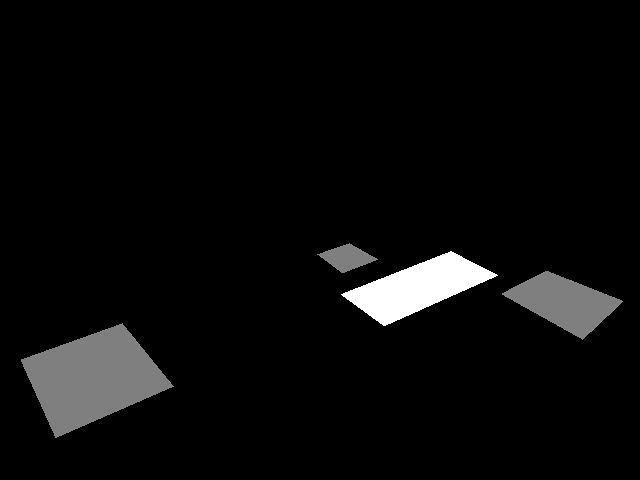
#> input picture dataset_test_pnp/masks_3classes/CH_1064983_L2T_dist5m_2024-06.png, 640 x 480 px
$ python diag.py
#> lines starting #> are read from the running program, lines starting #| are printed output that depends on the picture; after the words box and inside, x2 and y2 are one past the last pixel; in counts of white or black regions, pixels touching at a corner belong together
"""
diagnostic_masque_gt.py

Script ponctuel de diagnostic : verifie si le masque de verite
terrain contient une classe "hard_negative" (valeur 1) dont la
fusion avec la classe "chambre" (valeur 2) pourrait expliquer un
mauvais fit du gabarit (cf. cas CH_1064983_L2T).
"""

import cv2
import numpy as np

CHEMIN_MASQUE = "dataset_test_pnp/masks_3classes/CH_1064983_L2T_dist5m_2024-06.png"

mask = cv2.imread(CHEMIN_MASQUE, cv2.IMREAD_UNCHANGED)
#> mask is the input picture: shape (480, 640); min 0, max 2, mean 0.0826

if mask is None:
    print(f"ERREUR : impossible de lire le fichier {CHEMIN_MASQUE}")
    print("Verifiez que le chemin est correct (chemin relatif au dossier d'execution du script).")
else:
    if mask.ndim == 3:
        mask = mask[:, :, 0]

    print("Dimensions du masque :", mask.shape)
#| Dimensions du masque : (480, 640)
    print("Valeurs uniques presentes :", np.unique(mask))
#| Valeurs uniques presentes : [0 1 2]
    print("Nb pixels valeur 0 (fond)          :", (mask == 0).sum())
#| Nb pixels valeur 0 (fond)          : 287130
    print("Nb pixels valeur 1 (hard_negative) :", (mask == 1).sum())
#| Nb pixels valeur 1 (hard_negative) : 14759
    print("Nb pixels valeur 2 (chambre)       :", (mask == 2).sum())
#| Nb pixels valeur 2 (chambre)       : 5311
    print()

    # --- Logique ACTUELLE dans extraction_coins.py : mask_bin = (mask > 0) ---
    mask_bin_actuel = (mask > 0).astype(np.uint8) * 255
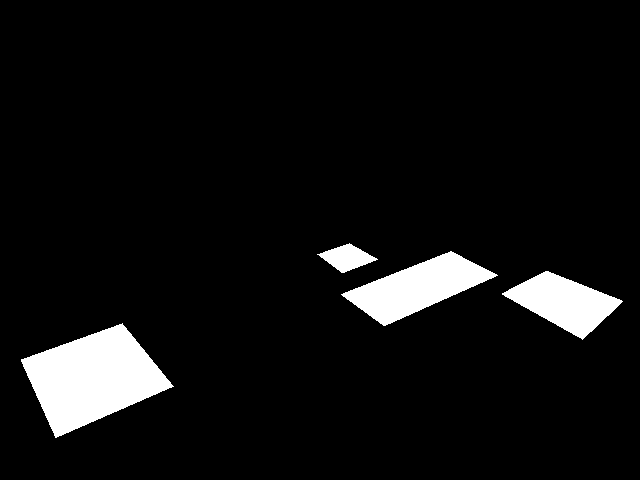
#> mask_bin_actuel: shape (480, 640); 6.5% white; 4 white regions
    contours_actuel, _ = cv2.findContours(mask_bin_actuel, cv2.RETR_EXTERNAL, cv2.CHAIN_APPROX_NONE)
#> contours_actuel = 4 contours; box (x1, y1, x2, y2) and area: (21, 323, 174, 438) 9519, (341, 251, 498, 326) 5154, (502, 271, 623, 340) 3996, (317, 243, 378, 273) 880
    print(f"[Logique ACTUELLE : mask > 0]")
    print(f"  Nombre de contours distincts trouves : {len(contours_actuel)}")
#|   Nombre de contours distincts trouves : 4
    if contours_actuel:
        plus_grand_actuel = max(contours_actuel, key=cv2.contourArea)
#> plus_grand_actuel = contour of 360 points, box (x1, y1, x2, y2) (21, 323, 174, 438), area 9519
        print(f"  Aire du plus grand contour : {cv2.contourArea(plus_grand_actuel):.0f} px^2")
#|   Aire du plus grand contour : 9519 px^2
        x, y, w, h = cv2.boundingRect(plus_grand_actuel)
#> x = 21; y = 323; w = 153; h = 115
        print(f"  Boite englobante : x={x}, y={y}, largeur={w}, hauteur={h}")
#|   Boite englobante : x=21, y=323, largeur=153, hauteur=115
    print()

    # --- Logique ALTERNATIVE proposee : mask_bin = (mask == 2), classe "chambre" seule ---
    mask_bin_chambre = (mask == 2).astype(np.uint8) * 255
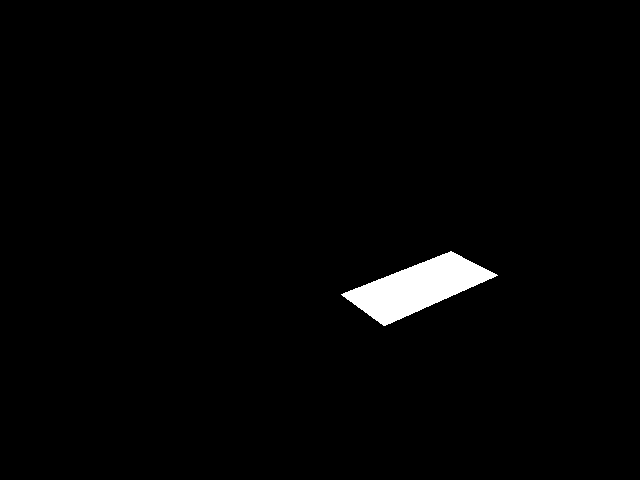
#> mask_bin_chambre: shape (480, 640); 1.7% white; 1 white region
    contours_chambre, _ = cv2.findContours(mask_bin_chambre, cv2.RETR_EXTERNAL, cv2.CHAIN_APPROX_NONE)
#> contours_chambre = 1 contour; box (x1, y1, x2, y2) and area: (341, 251, 498, 326) 5154
    print(f"[Logique ALTERNATIVE : mask == 2 (chambre uniquement)]")
    print(f"  Nombre de contours distincts trouves : {len(contours_chambre)}")
#|   Nombre de contours distincts trouves : 1
    if contours_chambre:
        plus_grand_chambre = max(contours_chambre, key=cv2.contourArea)
#> plus_grand_chambre = contour of 312 points, box (x1, y1, x2, y2) (341, 251, 498, 326), area 5154
        print(f"  Aire du plus grand contour : {cv2.contourArea(plus_grand_chambre):.0f} px^2")
#|   Aire du plus grand contour : 5154 px^2
        x2, y2, w2, h2 = cv2.boundingRect(plus_grand_chambre)
#> x2 = 341; y2 = 251; w2 = 157; h2 = 75
        print(f"  Boite englobante : x={x2}, y={y2}, largeur={w2}, hauteur={h2}")
#|   Boite englobante : x=341, y=251, largeur=157, hauteur=75
    else:
        print("  Aucun contour trouve (aucun pixel de valeur 2 dans ce masque)")
    print()

    # --- Export visuel pour comparaison a l'oeil ---
    cv2.imwrite("diag_mask_actuel_mask_sup_0.png", mask_bin_actuel)
    cv2.imwrite("diag_mask_chambre_seule_mask_egal_2.png", mask_bin_chambre)
    print("Images exportees : diag_mask_actuel_mask_sup_0.png / diag_mask_chambre_seule_mask_egal_2.png")
    print("(a ouvrir et comparer visuellement)")
